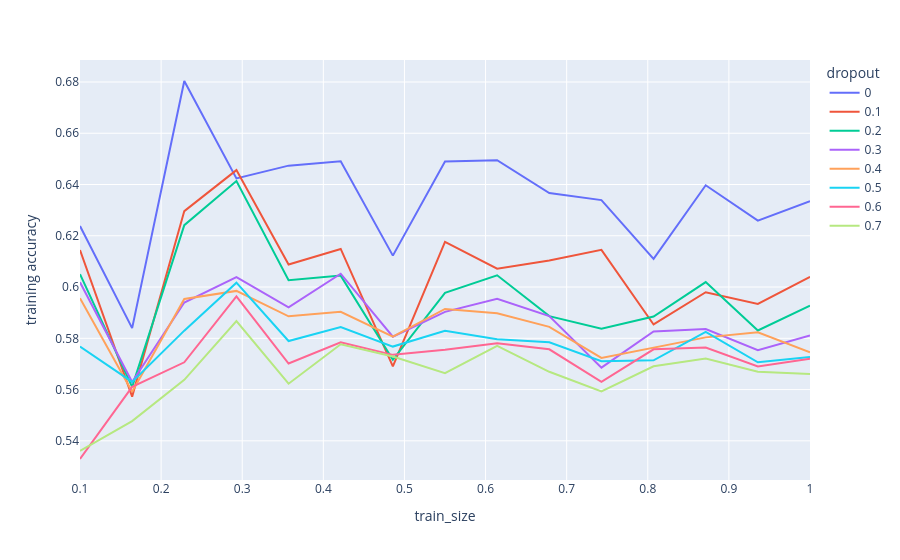
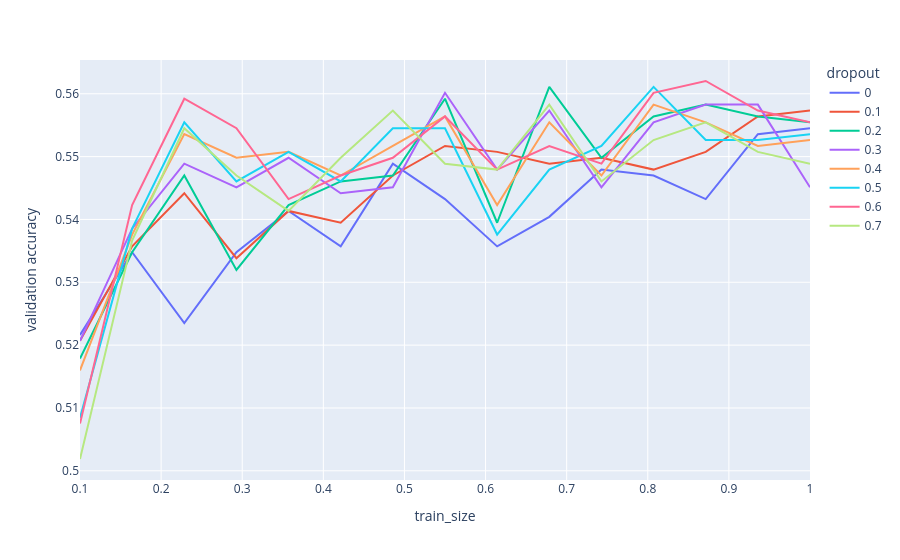

Here is the notebook cell these charts were saved with, in order:
### Code cell
train_and_plot(
    [
        {"dropout": 0},
        {"dropout": 0.1},
        {"dropout": 0.2},
        {"dropout": 0.3},
        {"dropout": 0.4},
        {"dropout": 0.5},
        {"dropout": 0.6},
        {"dropout": 0.7},
    ],
    "dropout"
)

### Figure 1 — Plotly figure (JSON) as saved in the notebook; plotly's stock layout.template omitted (floating-point values rounded to 4 significant figures)
{"data": [{"hovertemplate": "dropout=0<br>train_size=%{x}<br>training accuracy=%{y}<extra></extra>", "legendgroup": "0", "line": {"color": "#636efa", "dash": "solid"}, "marker": {"symbol": "circle"}, "mode": "lines", "name": "0", "orientation": "v", "showlegend": true, "type": "scatter", "x": [0.1, 0.1643, 0.2286, 0.2929, 0.3571, 0.4214, 0.4857, 0.55, 0.6143, 0.6786, 0.7429, 0.8071, 0.8714, 0.9357, 1.0], "xaxis": "x", "y": [0.6238, 0.584, 0.6804, 0.6424, 0.6474, 0.6491, 0.6123, 0.649, 0.6495, 0.6367, 0.6339, 0.611, 0.6397, 0.6259, 0.6335], "yaxis": "y"}, {"hovertemplate": "dropout=0.1<br>train_size=%{x}<br>training accuracy=%{y}<extra></extra>", "legendgroup": "0.1", "line": {"color": "#EF553B", "dash": "solid"}, "marker": {"symbol": "circle"}, "mode": "lines", "name": "0.1", "orientation": "v", "showlegend": true, "type": "scatter", "x": [0.1, 0.1643, 0.2286, 0.2929, 0.3571, 0.4214, 0.4857, 0.55, 0.6143, 0.6786, 0.7429, 0.8071, 0.8714, 0.9357, 1.0], "xaxis": "x", "y": [0.6144, 0.5573, 0.6296, 0.6456, 0.6088, 0.6149, 0.569, 0.6177, 0.6071, 0.6103, 0.6145, 0.5854, 0.598, 0.5934, 0.604], "yaxis": "y"}, {"hovertemplate": "dropout=0.2<br>train_size=%{x}<br>training accuracy=%{y}<extra></extra>", "legendgroup": "0.2", "line": {"color": "#00cc96", "dash": "solid"}, "marker": {"symbol": "circle"}, "mode": "lines", "name": "0.2", "orientation": "v", "showlegend": true, "type": "scatter", "x": [0.1, 0.1643, 0.2286, 0.2929, 0.3571, 0.4214, 0.4857, 0.55, 0.6143, 0.6786, 0.7429, 0.8071, 0.8714, 0.9357, 1.0], "xaxis": "x", "y": [0.605, 0.5611, 0.6241, 0.6413, 0.6026, 0.6045, 0.5716, 0.5977, 0.6046, 0.5886, 0.5837, 0.5885, 0.6019, 0.5831, 0.5927], "yaxis": "y"}, {"hovertemplate": "dropout=0.3<br>train_size=%{x}<br>training accuracy=%{y}<extra></extra>", "legendgroup": "0.3", "line": {"color": "#ab63fa", "dash": "solid"}, "marker": {"symbol": "circle"}, "mode": "lines", "name": "0.3", "orientation": "v", "showlegend": true, "type": "scatter", "x": [0.1, 0.1643, 0.2286, 0.2929, 0.3571, 0.4214, 0.4857, 0.55, 0.6143, 0.6786, 0.7429, 0.8071, 0.8714, 0.9357, 1.0], "xaxis": "x", "y": [0.6019, 0.563, 0.594, 0.6039, 0.5921, 0.6052, 0.5806, 0.5903, 0.5954, 0.5886, 0.5685, 0.5827, 0.5836, 0.5754, 0.5811], "yaxis": "y"}, {"hovertemplate": "dropout=0.4<br>train_size=%{x}<br>training accuracy=%{y}<extra></extra>", "legendgroup": "0.4", "line": {"color": "#FFA15A", "dash": "solid"}, "marker": {"symbol": "circle"}, "mode": "lines", "name": "0.4", "orientation": "v", "showlegend": true, "type": "scatter", "x": [0.1, 0.1643, 0.2286, 0.2929, 0.3571, 0.4214, 0.4857, 0.55, 0.6143, 0.6786, 0.7429, 0.8071, 0.8714, 0.9357, 1.0], "xaxis": "x", "y": [0.5956, 0.5592, 0.5953, 0.5985, 0.5886, 0.5903, 0.5806, 0.5915, 0.5898, 0.5845, 0.5723, 0.5765, 0.5804, 0.5824, 0.5746], "yaxis": "y"}, {"hovertemplate": "dropout=0.5<br>train_size=%{x}<br>training accuracy=%{y}<extra></extra>", "legendgroup": "0.5", "line": {"color": "#19d3f3", "dash": "solid"}, "marker": {"symbol": "circle"}, "mode": "lines", "name": "0.5", "orientation": "v", "showlegend": true, "type": "scatter", "x": [0.1, 0.1643, 0.2286, 0.2929, 0.3571, 0.4214, 0.4857, 0.55, 0.6143, 0.6786, 0.7429, 0.8071, 0.8714, 0.9357, 1.0], "xaxis": "x", "y": [0.5768, 0.563, 0.583, 0.6017, 0.5789, 0.5844, 0.5768, 0.5829, 0.5796, 0.5785, 0.5711, 0.5714, 0.5825, 0.5707, 0.5727], "yaxis": "y"}, {"hovertemplate": "dropout=0.6<br>train_size=%{x}<br>training accuracy=%{y}<extra></extra>", "legendgroup": "0.6", "line": {"color": "#FF6692", "dash": "solid"}, "marker": {"symbol": "circle"}, "mode": "lines", "name": "0.6", "orientation": "v", "showlegend": true, "type": "scatter", "x": [0.1, 0.1643, 0.2286, 0.2929, 0.3571, 0.4214, 0.4857, 0.55, 0.6143, 0.6786, 0.7429, 0.8071, 0.8714, 0.9357, 1.0], "xaxis": "x", "y": [0.5329, 0.5611, 0.5706, 0.5964, 0.5702, 0.5784, 0.5735, 0.5755, 0.5781, 0.5757, 0.5631, 0.5757, 0.5764, 0.569, 0.5721], "yaxis": "y"}, {"hovertemplate": "dropout=0.7<br>train_size=%{x}<br>training accuracy=%{y}<extra></extra>", "legendgroup": "0.7", "line": {"color": "#B6E880", "dash": "solid"}, "marker": {"symbol": "circle"}, "mode": "lines", "name": "0.7", "orientation": "v", "showlegend": true, "type": "scatter", "x": [0.1, 0.1643, 0.2286, 0.2929, 0.3571, 0.4214, 0.4857, 0.55, 0.6143, 0.6786, 0.7429, 0.8071, 0.8714, 0.9357, 1.0], "xaxis": "x", "y": [0.5361, 0.5477, 0.5638, 0.5867, 0.5623, 0.5777, 0.5729, 0.5664, 0.577, 0.5669, 0.5593, 0.5691, 0.5721, 0.567, 0.5661], "yaxis": "y"}], "layout": {"legend": {"title": {"text": "dropout"}, "tracegroupgap": 0}, "margin": {"t": 60}, "xaxis": {"anchor": "y", "domain": [0, 1], "title": {"text": "train_size"}}, "yaxis": {"anchor": "x", "domain": [0, 1], "title": {"text": "training accuracy"}}}}

### Figure 2 — Plotly figure (JSON) as saved in the notebook; plotly's stock layout.template omitted (floating-point values rounded to 4 significant figures)
{"data": [{"hovertemplate": "dropout=0<br>train_size=%{x}<br>validation accuracy=%{y}<extra></extra>", "legendgroup": "0", "line": {"color": "#636efa", "dash": "solid"}, "marker": {"symbol": "circle"}, "mode": "lines", "name": "0", "orientation": "v", "showlegend": true, "type": "scatter", "x": [0.1, 0.1643, 0.2286, 0.2929, 0.3571, 0.4214, 0.4857, 0.55, 0.6143, 0.6786, 0.7429, 0.8071, 0.8714, 0.9357, 1.0], "xaxis": "x", "y": [0.5216, 0.5348, 0.5235, 0.5348, 0.5414, 0.5357, 0.5489, 0.5432, 0.5357, 0.5404, 0.5479, 0.547, 0.5432, 0.5536, 0.5545], "yaxis": "y"}, {"hovertemplate": "dropout=0.1<br>train_size=%{x}<br>validation accuracy=%{y}<extra></extra>", "legendgroup": "0.1", "line": {"color": "#EF553B", "dash": "solid"}, "marker": {"symbol": "circle"}, "mode": "lines", "name": "0.1", "orientation": "v", "showlegend": true, "type": "scatter", "x": [0.1, 0.1643, 0.2286, 0.2929, 0.3571, 0.4214, 0.4857, 0.55, 0.6143, 0.6786, 0.7429, 0.8071, 0.8714, 0.9357, 1.0], "xaxis": "x", "y": [0.5207, 0.5357, 0.5442, 0.5338, 0.5414, 0.5395, 0.547, 0.5517, 0.5508, 0.5489, 0.5498, 0.5479, 0.5508, 0.5564, 0.5573], "yaxis": "y"}, {"hovertemplate": "dropout=0.2<br>train_size=%{x}<br>validation accuracy=%{y}<extra></extra>", "legendgroup": "0.2", "line": {"color": "#00cc96", "dash": "solid"}, "marker": {"symbol": "circle"}, "mode": "lines", "name": "0.2", "orientation": "v", "showlegend": true, "type": "scatter", "x": [0.1, 0.1643, 0.2286, 0.2929, 0.3571, 0.4214, 0.4857, 0.55, 0.6143, 0.6786, 0.7429, 0.8071, 0.8714, 0.9357, 1.0], "xaxis": "x", "y": [0.5179, 0.5348, 0.547, 0.532, 0.5423, 0.5461, 0.547, 0.5592, 0.5395, 0.5611, 0.5498, 0.5564, 0.5583, 0.5564, 0.5555], "yaxis": "y"}, {"hovertemplate": "dropout=0.3<br>train_size=%{x}<br>validation accuracy=%{y}<extra></extra>", "legendgroup": "0.3", "line": {"color": "#ab63fa", "dash": "solid"}, "marker": {"symbol": "circle"}, "mode": "lines", "name": "0.3", "orientation": "v", "showlegend": true, "type": "scatter", "x": [0.1, 0.1643, 0.2286, 0.2929, 0.3571, 0.4214, 0.4857, 0.55, 0.6143, 0.6786, 0.7429, 0.8071, 0.8714, 0.9357, 1.0], "xaxis": "x", "y": [0.5207, 0.5385, 0.5489, 0.5451, 0.5498, 0.5442, 0.5451, 0.5602, 0.5479, 0.5573, 0.5451, 0.5555, 0.5583, 0.5583, 0.5451], "yaxis": "y"}, {"hovertemplate": "dropout=0.4<br>train_size=%{x}<br>validation accuracy=%{y}<extra></extra>", "legendgroup": "0.4", "line": {"color": "#FFA15A", "dash": "solid"}, "marker": {"symbol": "circle"}, "mode": "lines", "name": "0.4", "orientation": "v", "showlegend": true, "type": "scatter", "x": [0.1, 0.1643, 0.2286, 0.2929, 0.3571, 0.4214, 0.4857, 0.55, 0.6143, 0.6786, 0.7429, 0.8071, 0.8714, 0.9357, 1.0], "xaxis": "x", "y": [0.516, 0.5376, 0.5536, 0.5498, 0.5508, 0.547, 0.5517, 0.5564, 0.5423, 0.5555, 0.547, 0.5583, 0.5555, 0.5517, 0.5526], "yaxis": "y"}, {"hovertemplate": "dropout=0.5<br>train_size=%{x}<br>validation accuracy=%{y}<extra></extra>", "legendgroup": "0.5", "line": {"color": "#19d3f3", "dash": "solid"}, "marker": {"symbol": "circle"}, "mode": "lines", "name": "0.5", "orientation": "v", "showlegend": true, "type": "scatter", "x": [0.1, 0.1643, 0.2286, 0.2929, 0.3571, 0.4214, 0.4857, 0.55, 0.6143, 0.6786, 0.7429, 0.8071, 0.8714, 0.9357, 1.0], "xaxis": "x", "y": [0.5085, 0.5385, 0.5555, 0.5461, 0.5508, 0.5461, 0.5545, 0.5545, 0.5376, 0.5479, 0.5517, 0.5611, 0.5526, 0.5526, 0.5536], "yaxis": "y"}, {"hovertemplate": "dropout=0.6<br>train_size=%{x}<br>validation accuracy=%{y}<extra></extra>", "legendgroup": "0.6", "line": {"color": "#FF6692", "dash": "solid"}, "marker": {"symbol": "circle"}, "mode": "lines", "name": "0.6", "orientation": "v", "showlegend": true, "type": "scatter", "x": [0.1, 0.1643, 0.2286, 0.2929, 0.3571, 0.4214, 0.4857, 0.55, 0.6143, 0.6786, 0.7429, 0.8071, 0.8714, 0.9357, 1.0], "xaxis": "x", "y": [0.5075, 0.5423, 0.5592, 0.5545, 0.5432, 0.547, 0.5498, 0.5564, 0.5479, 0.5517, 0.5489, 0.5602, 0.562, 0.5573, 0.5555], "yaxis": "y"}, {"hovertemplate": "dropout=0.7<br>train_size=%{x}<br>validation accuracy=%{y}<extra></extra>", "legendgroup": "0.7", "line": {"color": "#B6E880", "dash": "solid"}, "marker": {"symbol": "circle"}, "mode": "lines", "name": "0.7", "orientation": "v", "showlegend": true, "type": "scatter", "x": [0.1, 0.1643, 0.2286, 0.2929, 0.3571, 0.4214, 0.4857, 0.55, 0.6143, 0.6786, 0.7429, 0.8071, 0.8714, 0.9357, 1.0], "xaxis": "x", "y": [0.5019, 0.5367, 0.5545, 0.547, 0.5414, 0.5498, 0.5573, 0.5489, 0.5479, 0.5583, 0.5461, 0.5526, 0.5555, 0.5508, 0.5489], "yaxis": "y"}], "layout": {"legend": {"title": {"text": "dropout"}, "tracegroupgap": 0}, "margin": {"t": 60}, "xaxis": {"anchor": "y", "domain": [0, 1], "title": {"text": "train_size"}}, "yaxis": {"anchor": "x", "domain": [0, 1], "title": {"text": "validation accuracy"}}}}
